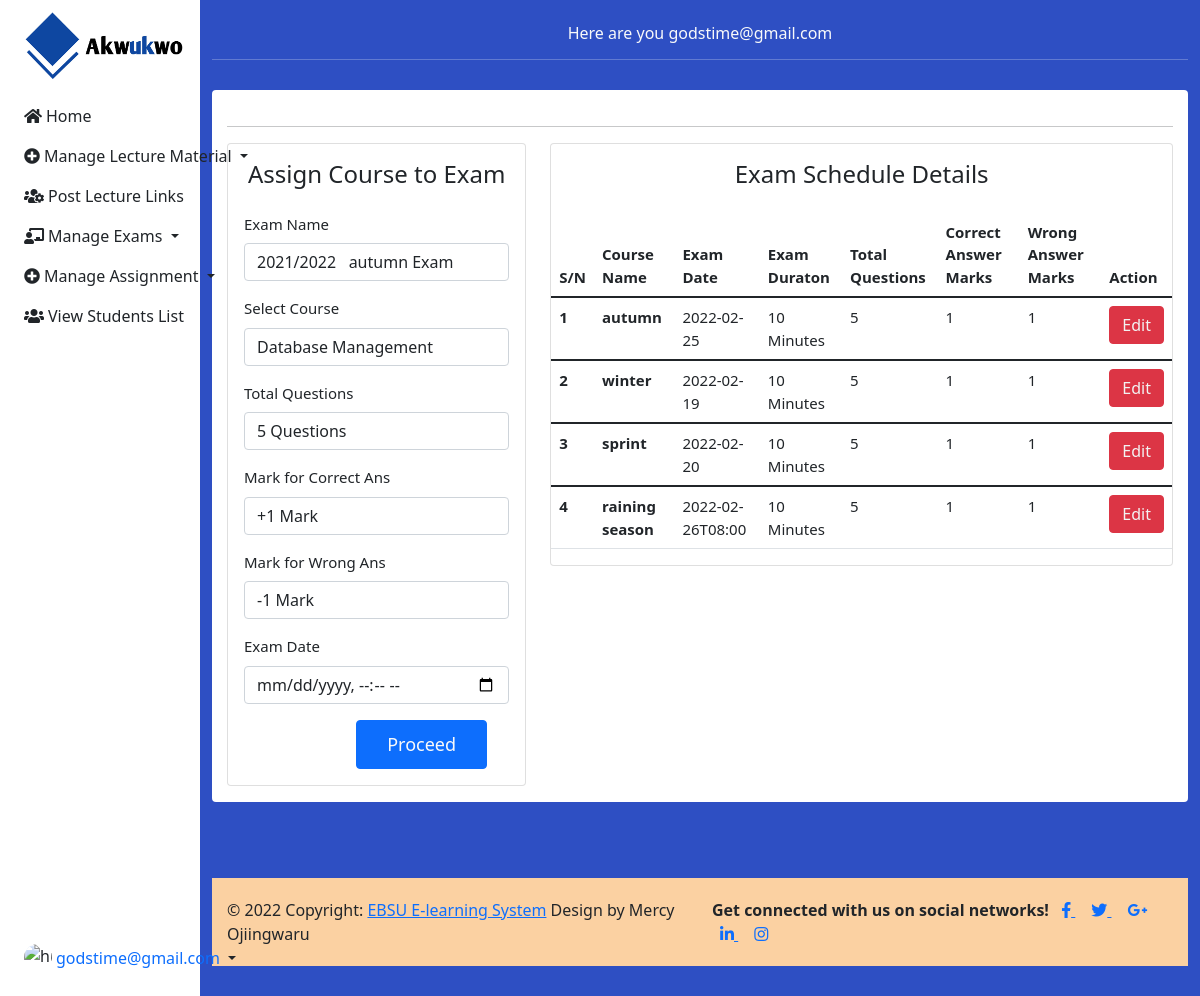
The page /lecturer/index.php?a=setx&b=exam (signed in) on the database its author committed.
### tables this page shows
CREATE TABLE `quiz` (
  `id` int(10) NOT NULL,
  `lecturerid` int(10) NOT NULL,
  `examname` varchar(100) NOT NULL,
  `batchid` varchar(40) NOT NULL,
  `coursetitle` varchar(100) NOT NULL,
  `examduration` varchar(20) NOT NULL,
  `totalque` varchar(10) NOT NULL,
  `markperitque` int(10) NOT NULL,
  `markperongque` int(10) NOT NULL,
  `datecreated` varchar(20) NOT NULL,
  `examdate` varchar(20) NOT NULL,
  `examstatus` varchar(10) NOT NULL
);

### lecturer/index.php (called while the page is built, shortened)
<?php
require_once 'header.php';
?>
<?php
require_once '../includes/footer.php';
?>

### server/classes/dbconnection.php (called while the page is built, shortened)
<?php
class DbConnection {
	private $host = "localhost";
	private $dbname = "e-learning";
	private $username = "root";
	private $password = "";
	public function __construct() {
		try {
			$this->connection =
			new PDO('mysql:host=' . $this->host . ';dbname=' . $this->dbname, $this->username, $this->password);
		} catch(PDOException $ex) {
			echo $ex->getMessage();
		}
	}
}
?>

### server/classes/fetchData.php (called while the page is built, shortened)
<?php
require_once('dbconnection.php');
class fetchData extends DbConnection
{
    public function displayAllocateCouseToLecturer()
    {
        $sql = "SELECT * FROM course AS a INNER JOIN courseallocation AS c ON a.id = c.courseid INNER JOIN lecturer AS l ON c.lecturerid = l.id WHERE l.id = '{$_SESSION["lecturerid"]}'";
        $qry = $this->connection->prepare($sql);
        $exec = $qry->execute(array());
        if ($qry->errorCode() == 0) {
            if ($qry->rowCount() > 0) {
                return $qry->fetchAll(PDO::FETCH_ASSOC);
            } else {
                return 0;
            }
        } else {
            return array('status' => 0, 'message' => $qry->errorInfo());
        }
    }
    public function displayAddExam()
    {
        $sql = "SELECT * FROM quiz WHERE lecturerid = '{$_SESSION['lecturerid']}'";
        $qry = $this->connection->prepare($sql);
        $exec = $qry->execute(array());
        if ($qry->errorCode() == 0) {
            if ($qry->rowCount() > 0) {
                return $qry->fetchAll(PDO::FETCH_ASSOC);
            } else {
                return 0;
            }
        } else {
            return array('status' => 0, 'message' => $qry->errorInfo());
        }
    }
}

### lecturer/setexam.php (the view, shortened to what this page needs)
<?php
require_once '../server/classes/fetchData.php';
$fetchData = new fetchData;
?>
<div class="mt-4 pb-3">
    <div class="container wrap pb-3 text-dark">
      <hr>
      <div class="row">
      <div class="col col-lg-4 col-md-12 text-dark">
        <div class="card card-body">
            <h4 class="card-title text-center">Assign Course to Exam</h4>
            <form method="post" class="form-horizontal m-t-30" action="">
              <div class="form-group">
                <?php
                    $fetchResponse = $fetchData->displayAddExam();
                    if(is_array($fetchResponse) ){
                      if(isset($fetchResponse['status'])){
                          '<div class="alert alert-danger">'.print_r($fetchResponse['message']).'</div>';
                      }else {
                  ?>
                  <label class="form-label">Exam Name</label>
                  <select name="examname" class="form-control form-control-line"  id="examnam" required>
                    <?php  foreach($fetchResponse as $row){ ?>
                      <option value="<?php echo $row['id']?>"><?php echo $row['batchid'].' &nbsp; '.$row['examname'].' Exam'?></option>
                      <?php }?>
                  </select>
                  <?php
                  }}?>
              </div>
              <div class="form-group">
                <?php
                    $fetchResponse = $fetchData->displayAllocateCouseToLecturer();
                    if(is_array($fetchResponse) ){
                      if(isset($fetchResponse['status'])){
                          '<div class="alert alert-danger">'.print_r($fetchResponse['message']).'</div>';
                      }else {
                  ?>
                  <label class="form-label">Select Course</label>
                  <select name="coursetitle" class="form-control form-control-line" required>
                    <?php  foreach($fetchResponse as $row){ ?>
                      <option value="<?php echo $row['coursetitle']?>"><?php echo $row['coursetitle']?></option>
                      <?php }?>
                  </select>
                  <?php
                  }}?>
              </div>
              <div class="form-group">
                <label class="form-label">Total Questions</label>
                <select name="totalque" class="form-control form-control-line" required>
                    <option value="5">5 Questions</option>
                </select>
              </div>
              <div class="form-group">
                <label class="form-label">Mark for Correct Ans</label>
                <select name="markperitque" class="form-control form-control-line" required>
                    <option value="1">+1 Mark</option>
                </select>
              </div>
              <div class="form-group">
                <label class="form-label">Mark for Wrong Ans</label>
                <select name="markperongque" class="form-control form-control-line" required>
                    <option value="1">-1 Mark</option>
                </select>
              </div>
              <div class="form-group">
                <label class="form-label">Exam Date</label>
                <input type="datetime-local" class="form-control" name="examdate" id="exampleInputNam" aria-describedby="nameHelp"  required>
              </div>
                <div class="form-group mt-3 text-center">
                    <button class="btn btn-primary submitbtn text-light btn-rounded waves-effect waves-light m-b-40" name="btnAdd" type="submit">Proceed</button>
                </div>
            </form>
          </div>
        </div>
        <div class="col col-lg-8 col-md-12">
            <div class="card">
                <div class="card-body">
                    <h4 class="card-title text-center"><p class="text-center">Exam Schedule Details</p></h4>
                </div>
                <div class="table-responsive" style="overflow-x:scroll;">
                    <table class="table table-hover">
                        <thead>
                            <tr>
                              <th scope="col">S/N</th>
                              <th scope="col">Course Name</th>
                              <th scope="col">Exam Date</th>
                              <th scope="col">Exam Duraton</th>
                              <th scope="col">Total Questions</th>
                              <th scope="col">Correct Answer Marks</th>
                              <th scope="col">Wrong Answer Marks</th>
                              <th scope="col">Action</th>
                            </tr>
                        </thead>
                        <?php
                          $fetchData = new fetchData;
                          $fetchResponse = $fetchData->displayAddExam();
                          if(is_array($fetchResponse)){
                            if(isset($fetchResponse['status'])){
                                '<div class="alert alert-danger">'.print_r($fetchResponse['message']).'</div>';
                            }else {
                              $count = 1;
                              foreach($fetchResponse as $row){
                        ?>
                        <tbody>
                          <tr>
                            <th scope="row"><?php echo $count; ?></th>
                            <th><?php echo $row['examname'] ?></th>
                            <td><?php echo $row['examdate']?></td>
                            <td><?php echo $row['examduration'].' Minutes'?></td>
                            <td><?php echo $row['totalque']?></td>
                            <td><?php echo $row['markperitque']?></td>
                            <td><?php echo $row['markperongque']?></td>
                            <td><a href="" class="btn btn-danger ti-trash" style="color:#F2F2F2">Edit</a></td>
                          </tr>
                        </tbody>
                        <?php
                          $count+=1;
                          }}}
                        ?>
                    </table>
                </div>
            </div>
        </div>
      </div>
    </div>
  </div>

### assets/css/style.css (style rules this page uses)
* { margin:0; padding: 0; box-sizing: border-box; }
.wrap { background: #fff; border-radius: 4px; font-size: 15px; }
.submitbtn { padding: 10px 30px; margin-left: 90px; font-size: 1.2em; }
.form-label { margin-top: 1rem; }
p { margin: 0%; }
.container { margin: 30px auto; background: white; padding: 20px 15px; }

### rows shown on the page
quiz: examname "autumn", examdate "2022-02-25", examduration "10", totalque "5", markperitque "1", markperongque "1"
quiz: examname "winter", examdate "2022-02-19", examduration "10", totalque "5", markperitque "1", markperongque "1"
quiz: examname "sprint", examdate "2022-02-20", examduration "10", totalque "5", markperitque "1", markperongque "1"
quiz: examname "raining season", examdate "2022-02-26T08:00", examduration "10", totalque "5", markperitque "1", markperongque "1"

### other values the page prints
$_SESSION['email'] "godstime@gmail.com"
FULL_NAME "EBSU E-learning System"
DEVELOPERNAME "Mercy Ojiingwaru"
form field examname "2021/2022 autumn Exam"
form field coursetitle "Database Management"
